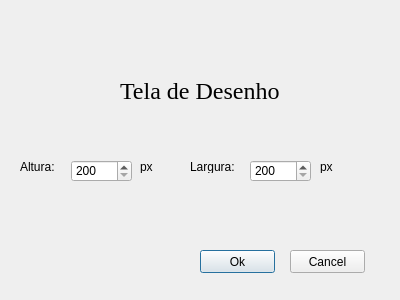
<?xml version="1.0" encoding="UTF-8"?>
<ui version="4.0">
 <class>ArquivoNovo</class>
 <widget class="QDialog" name="ArquivoNovo">
  <property name="geometry">
   <rect>
    <x>0</x>
    <y>0</y>
    <width>400</width>
    <height>300</height>
   </rect>
  </property>
  <property name="windowTitle">
   <string>Novo</string>
  </property>
  <widget class="QLabel" name="Caminho">
   <property name="geometry">
    <rect>
     <x>120</x>
     <y>70</y>
     <width>161</width>
     <height>41</height>
    </rect>
   </property>
   <property name="font">
    <font>
     <family>Times New Roman</family>
     <pointsize>18</pointsize>
    </font>
   </property>
   <property name="text">
    <string>Tela de Desenho</string>
   </property>
  </widget>
  <widget class="QLabel" name="Altura">
   <property name="geometry">
    <rect>
     <x>20</x>
     <y>160</y>
     <width>47</width>
     <height>13</height>
    </rect>
   </property>
   <property name="text">
    <string>Altura:</string>
   </property>
  </widget>
  <widget class="QLabel" name="px_a">
   <property name="geometry">
    <rect>
     <x>140</x>
     <y>160</y>
     <width>47</width>
     <height>13</height>
    </rect>
   </property>
   <property name="text">
    <string>px</string>
   </property>
  </widget>
  <widget class="QLabel" name="Largura">
   <property name="geometry">
    <rect>
     <x>190</x>
     <y>160</y>
     <width>47</width>
     <height>13</height>
    </rect>
   </property>
   <property name="text">
    <string>Largura:</string>
   </property>
  </widget>
  <widget class="QLabel" name="px_l">
   <property name="geometry">
    <rect>
     <x>320</x>
     <y>160</y>
     <width>47</width>
     <height>13</height>
    </rect>
   </property>
   <property name="text">
    <string>px</string>
   </property>
  </widget>
  <widget class="QSpinBox" name="spinBox_altura">
   <property name="geometry">
    <rect>
     <x>71</x>
     <y>160</y>
     <width>61</width>
     <height>22</height>
    </rect>
   </property>
   <property name="minimum">
    <number>200</number>
   </property>
   <property name="maximum">
    <number>620</number>
   </property>
  </widget>
  <widget class="QSpinBox" name="spinBox_largura">
   <property name="geometry">
    <rect>
     <x>250</x>
     <y>160</y>
     <width>61</width>
     <height>22</height>
    </rect>
   </property>
   <property name="minimum">
    <number>200</number>
   </property>
   <property name="maximum">
    <number>1300</number>
   </property>
  </widget>
  <widget class="QPushButton" name="ok">
   <property name="geometry">
    <rect>
     <x>200</x>
     <y>250</y>
     <width>75</width>
     <height>23</height>
    </rect>
   </property>
   <property name="text">
    <string>Ok</string>
   </property>
  </widget>
  <widget class="QPushButton" name="Cancel">
   <property name="geometry">
    <rect>
     <x>290</x>
     <y>250</y>
     <width>75</width>
     <height>23</height>
    </rect>
   </property>
   <property name="text">
    <string>Cancel</string>
   </property>
  </widget>
 </widget>
 <resources/>
 <connections/>
</ui>
